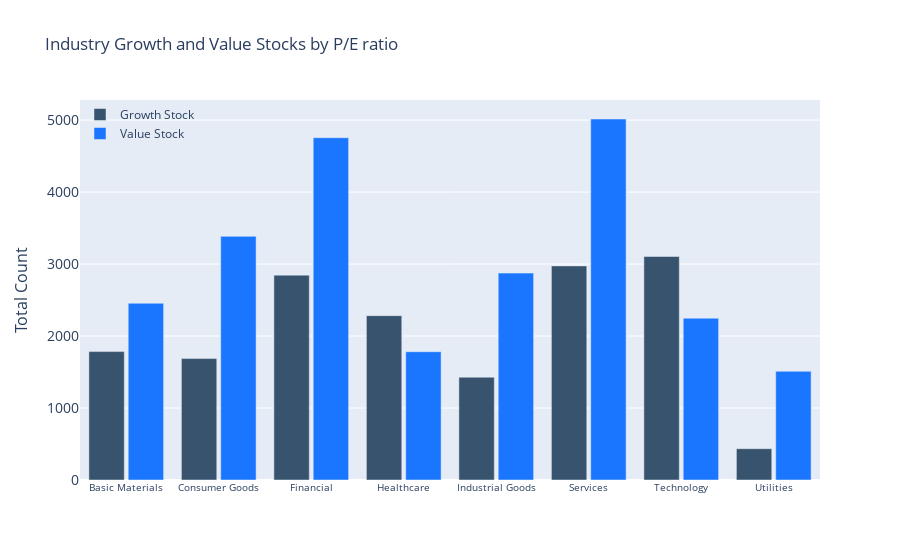

This figure's notebook cell:
### Code cell
label = sectors_count['sector']
values = sectors_count['value']
growing = sectors_count['growth']
fig = go.Figure()
fig.add_trace(go.Bar(x=label,
                y= growing,
                name='Growth Stock',
                marker_color='rgb(55, 83, 109)'
                ))
fig.add_trace(go.Bar(x=label,
                y=values,
                name='Value Stock',
                marker_color='rgb(26, 118, 255)'
                ))

fig.update_layout(
    title='Industry Growth and Value Stocks by P/E ratio',
    xaxis_tickfont_size= 10,
    yaxis=dict(
        title='Total Count',
        titlefont_size=16,
        tickfont_size=14,
    ),
    legend=dict(
        x=0,
        y=1.0,
        bgcolor='rgba(255, 255, 255, 0)',
        bordercolor='rgba(255, 255, 255, 0)'
    ),
    barmode='group',
    bargap=0.15, # gap between bars of adjacent location coordinates.
    bargroupgap=0.1 # gap between bars of the same location coordinate.
)
fig.show()

### Figure 1 — Plotly figure (JSON) as saved in the notebook; plotly's stock layout.template omitted (floating-point values rounded to 4 significant figures)
{"data": [{"marker": {"color": "rgb(55, 83, 109)"}, "name": "Growth Stock", "type": "bar", "x": ["Basic Materials", "Consumer Goods", "Financial", "Healthcare", "Industrial Goods", "Services", "Technology", "Utilities"], "y": [1784, 1687, 2846, 2283, 1428, 2974, 3105, 435]}, {"marker": {"color": "rgb(26, 118, 255)"}, "name": "Value Stock", "type": "bar", "x": ["Basic Materials", "Consumer Goods", "Financial", "Healthcare", "Industrial Goods", "Services", "Technology", "Utilities"], "y": [2455, 3385, 4755, 1782, 2874, 5015, 2248, 1510]}], "layout": {"bargap": 0.15, "bargroupgap": 0.1, "barmode": "group", "legend": {"bgcolor": "rgba(255, 255, 255, 0)", "bordercolor": "rgba(255, 255, 255, 0)", "x": 0, "y": 1}, "title": {"text": "Industry Growth and Value Stocks by P/E ratio"}, "xaxis": {"tickfont": {"size": 10}}, "yaxis": {"tickfont": {"size": 14}, "title": {"font": {"size": 16}, "text": "Total Count"}}}}
